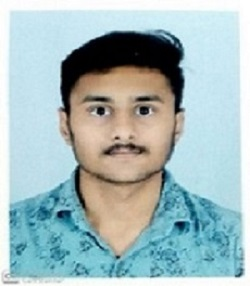
%> input picture CVIP/LABS/LAB2/sodhaparmarnihar.jpeg, 250 x 286 px
$ octave NegativeOfImage.m   (GNU Octave 9; MATLAB toolbox functions it lacks are replaced by stand-ins)
%> lines starting %> are read from the running program, lines starting %| are printed output that depends on the picture
close all;
clear;
clc;
pkg load image;

img = imread("sodhaparmarnihar.jpeg");
%> img is the input picture: size 286x250x3 uint8; mean R, G, B 164.1, 186.1, 188.1

grayImg = rgb2gray(img);
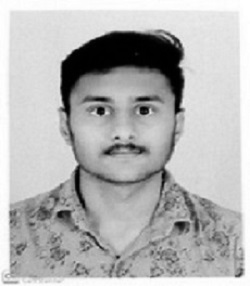
%> grayImg: size 286x250 uint8; min 0, max 255, mean 179.7
figure;
subplot(1,2,1);
imshow(grayImg);

negativeImg = 255 - grayImg;
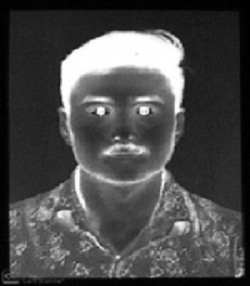
%> negativeImg: size 286x250 uint8; min 0, max 255, mean 75.3
subplot(1,2,2);
imshow(negativeImg);
